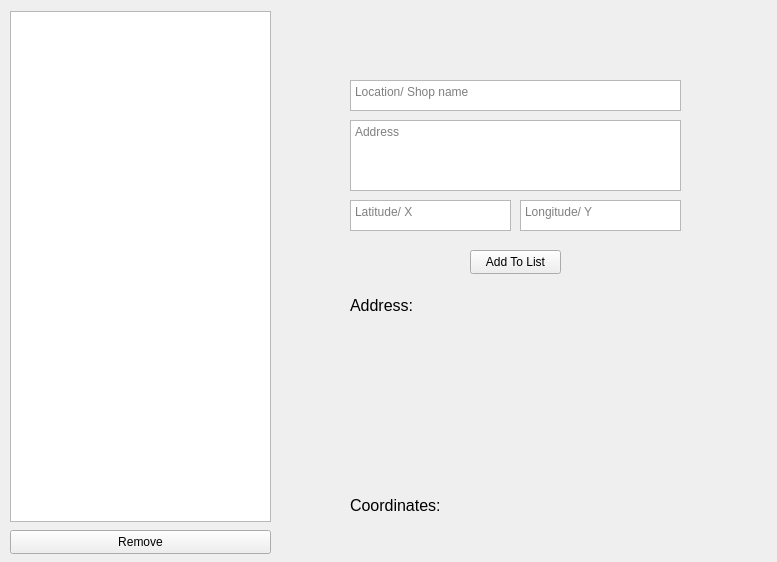
<?xml version="1.0" encoding="UTF-8"?>
<ui version="4.0">
 <class>EditLocations</class>
 <widget class="QWidget" name="EditLocations">
  <property name="geometry">
   <rect>
    <x>0</x>
    <y>0</y>
    <width>777</width>
    <height>562</height>
   </rect>
  </property>
  <property name="windowTitle">
   <string>Edit Locations</string>
  </property>
  <widget class="QPushButton" name="addToList">
   <property name="geometry">
    <rect>
     <x>470</x>
     <y>250</y>
     <width>91</width>
     <height>24</height>
    </rect>
   </property>
   <property name="text">
    <string>Add To List</string>
   </property>
  </widget>
  <widget class="QTextEdit" name="locationName">
   <property name="geometry">
    <rect>
     <x>350</x>
     <y>80</y>
     <width>331</width>
     <height>31</height>
    </rect>
   </property>
   <property name="placeholderText">
    <string>Location/ Shop name</string>
   </property>
  </widget>
  <widget class="QListWidget" name="locationList">
   <property name="geometry">
    <rect>
     <x>10</x>
     <y>11</y>
     <width>261</width>
     <height>511</height>
    </rect>
   </property>
  </widget>
  <widget class="QPushButton" name="removeButton">
   <property name="geometry">
    <rect>
     <x>10</x>
     <y>530</y>
     <width>261</width>
     <height>24</height>
    </rect>
   </property>
   <property name="text">
    <string>Remove</string>
   </property>
  </widget>
  <widget class="QTextEdit" name="address">
   <property name="geometry">
    <rect>
     <x>350</x>
     <y>120</y>
     <width>331</width>
     <height>71</height>
    </rect>
   </property>
   <property name="placeholderText">
    <string>Address</string>
   </property>
  </widget>
  <widget class="QLabel" name="label">
   <property name="geometry">
    <rect>
     <x>350</x>
     <y>290</y>
     <width>329</width>
     <height>31</height>
    </rect>
   </property>
   <property name="font">
    <font>
     <pointsize>12</pointsize>
    </font>
   </property>
   <property name="text">
    <string>Address:</string>
   </property>
  </widget>
  <widget class="QLabel" name="labelAddress">
   <property name="geometry">
    <rect>
     <x>350</x>
     <y>330</y>
     <width>329</width>
     <height>151</height>
    </rect>
   </property>
   <property name="text">
    <string/>
   </property>
   <property name="textFormat">
    <enum>Qt::AutoText</enum>
   </property>
   <property name="alignment">
    <set>Qt::AlignLeading|Qt::AlignLeft|Qt::AlignTop</set>
   </property>
   <property name="wordWrap">
    <bool>true</bool>
   </property>
  </widget>
  <widget class="QTextEdit" name="latitude">
   <property name="geometry">
    <rect>
     <x>350</x>
     <y>200</y>
     <width>161</width>
     <height>31</height>
    </rect>
   </property>
   <property name="placeholderText">
    <string>Latitude/ X</string>
   </property>
  </widget>
  <widget class="QTextEdit" name="longitude">
   <property name="geometry">
    <rect>
     <x>520</x>
     <y>200</y>
     <width>161</width>
     <height>31</height>
    </rect>
   </property>
   <property name="placeholderText">
    <string>Longitude/ Y</string>
   </property>
  </widget>
  <widget class="QLabel" name="label_2">
   <property name="geometry">
    <rect>
     <x>350</x>
     <y>490</y>
     <width>331</width>
     <height>31</height>
    </rect>
   </property>
   <property name="font">
    <font>
     <pointsize>12</pointsize>
    </font>
   </property>
   <property name="text">
    <string>Coordinates:</string>
   </property>
  </widget>
  <widget class="QLabel" name="coordinates">
   <property name="geometry">
    <rect>
     <x>350</x>
     <y>525</y>
     <width>331</width>
     <height>21</height>
    </rect>
   </property>
   <property name="text">
    <string/>
   </property>
  </widget>
 </widget>
 <resources/>
 <connections/>
</ui>
